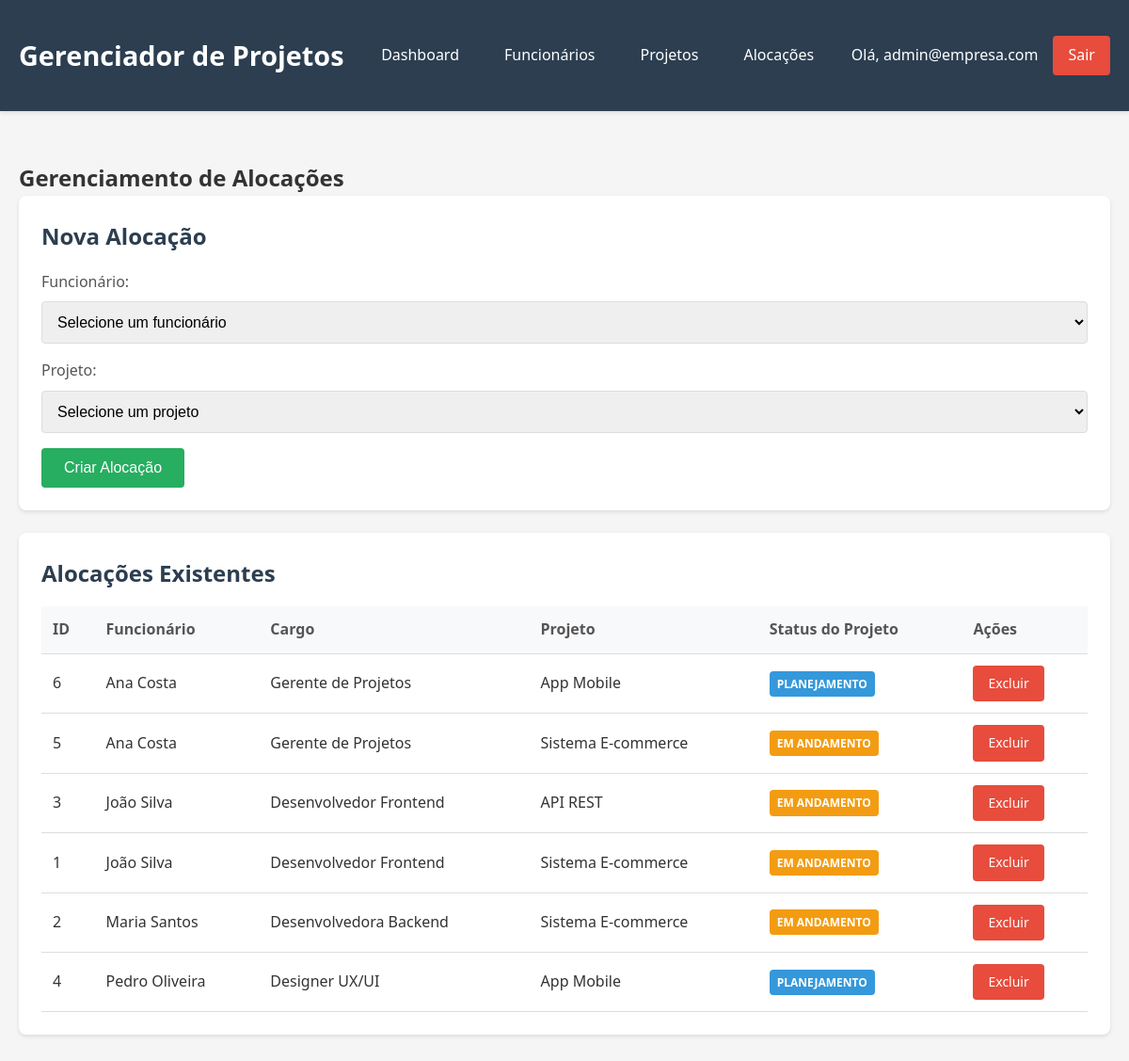
The app's page /alocacao.php (signed in) with its own data.
### tables this page shows
CREATE TABLE IF NOT EXISTS alocacao (
    id INT AUTO_INCREMENT PRIMARY KEY,
    id_funcionario INT NOT NULL,
    id_projeto INT NOT NULL,
    FOREIGN KEY (id_funcionario) REFERENCES funcionarios(id) ON DELETE CASCADE,
    FOREIGN KEY (id_projeto) REFERENCES projetos(id) ON DELETE CASCADE
);

CREATE TABLE IF NOT EXISTS funcionarios (
    id INT AUTO_INCREMENT PRIMARY KEY,
    nome VARCHAR(255) NOT NULL,
    cargo VARCHAR(255) NOT NULL,
    salario DECIMAL(10,2) NOT NULL
);

CREATE TABLE IF NOT EXISTS projetos (
    id INT AUTO_INCREMENT PRIMARY KEY,
    nome_projeto VARCHAR(255) NOT NULL,
    descricao TEXT,
    status_projeto VARCHAR(100) NOT NULL
);

### config/session.php (called while the page is built, shortened)
<?php
function obterUsuarioLogado() {
    if (isset($_SESSION['usuario_id']) && isset($_SESSION['usuario_email'])) {
        return [
            'id' => $_SESSION['usuario_id'],
            'email' => $_SESSION['usuario_email']
        ];
    }
    return null;
}

### classes/Alocacao.php (called while the page is built, shortened)
<?php
class Alocacao {
    public static function buscarTodas(): array {
        try {
            $pdo = Conexao::getConexao();
            $sql = "SELECT a.id, a.id_funcionario, a.id_projeto,
                           f.nome as nome_funcionario, f.cargo,
                           p.nome_projeto, p.status_projeto
                    FROM alocacao a
                    INNER JOIN funcionarios f ON a.id_funcionario = f.id
                    INNER JOIN projetos p ON a.id_projeto = p.id
                    ORDER BY f.nome, p.nome_projeto";
            $stmt = $pdo->query($sql);
            $alocacoes = [];
            while ($row = $stmt->fetch()) {
                $alocacao = [
                    'id' => $row['id'],
                    'id_funcionario' => $row['id_funcionario'],
                    'id_projeto' => $row['id_projeto'],
                    'nome_funcionario' => $row['nome_funcionario'],
                    'cargo' => $row['cargo'],
                    'nome_projeto' => $row['nome_projeto'],
                    'status_projeto' => $row['status_projeto']
                ];
                $alocacoes[] = $alocacao;
            }
            return $alocacoes;
        } catch (PDOException $e) {
            error_log("Erro ao buscar alocações: " . $e->getMessage());
            return [];
        }
    }
}
?>

### alocacao.php (the view, shortened to what this page needs)
<?php
require_once 'config/session.php';
require_once 'classes/Alocacao.php';
$usuario = obterUsuarioLogado();
try {
    $alocacoes = Alocacao::buscarTodas();
} catch (Exception $e) {
    $erro = 'Erro ao carregar dados.';
    $funcionarios = [];
    $projetos = [];
    $alocacoes = [];
}
?>
<!DOCTYPE html>
<html lang="pt-BR">
<head>
    <link rel="stylesheet" href="assets/css/style.css">
</head>
<body>
    <header class="header">
        <div class="container">
            <h1>Gerenciador de Projetos</h1>
            <nav>
                <ul class="nav-menu">
                    <li><a href="dashboard.php">Dashboard</a></li>
                    <li><a href="funcionarios.php">Funcionários</a></li>
                    <li><a href="projetos.php">Projetos</a></li>
                    <li><a href="alocacao.php">Alocações</a></li>
                </ul>
            </nav>
            <div class="user-info">
                <span>Olá, <?= htmlspecialchars($usuario['email']) ?></span>
                <a href="logout.php" class="logout-btn"
   onclick="return confirm('Tem certeza que deseja sair?')">Sair</a>
            </div>
        </div>
    </header>
    <div class="container">
        <h2>Gerenciamento de Alocações</h2>
        <div class="card">
            <h2>Nova Alocação</h2>
            <form method="POST">
                <div class="form-group">
                    <label for="id_funcionario">Funcionário:</label>
                    <select id="id_funcionario" name="id_funcionario" class="form-control" required>
                        <option value="">Selecione um funcionário</option>
                    </select>
                </div>
                <div class="form-group">
                    <label for="id_projeto">Projeto:</label>
                    <select id="id_projeto" name="id_projeto" class="form-control" required>
                        <option value="">Selecione um projeto</option>
                    </select>
                </div>
                <button type="submit" class="btn btn-success">Criar Alocação</button>
            </form>
        </div>
        <div class="card">
            <h2>Alocações Existentes</h2>
            <?php if (!empty($alocacoes)): ?>
                <table class="table">
                    <thead>
                        <tr>
                            <th>ID</th>
                            <th>Funcionário</th>
                            <th>Cargo</th>
                            <th>Projeto</th>
                            <th>Status do Projeto</th>
                            <th>Ações</th>
                        </tr>
                    </thead>
                    <tbody>
                        <?php foreach ($alocacoes as $alocacao): ?>
                            <tr>
                                <td><?= $alocacao['id'] ?></td>
                                <td><?= htmlspecialchars($alocacao['nome_funcionario']) ?></td>
                                <td><?= htmlspecialchars($alocacao['cargo']) ?></td>
                                <td><?= htmlspecialchars($alocacao['nome_projeto']) ?></td>
                                <td>
                                    <?php
                                    $badgeClass = 'badge-info';
                                    if ($alocacao['status_projeto'] === 'Em Andamento') $badgeClass = 'badge-warning';
                                    ?>
                                    <span class="badge <?= $badgeClass ?>">
                                        <?= htmlspecialchars($alocacao['status_projeto']) ?>
                                    </span>
                                </td>
                                <td>
                                    <a href="alocacao.php?excluir=<?= $alocacao['id'] ?>"
                                       class="btn btn-danger btn-sm"
                                       onclick="return confirm('Tem certeza que deseja excluir esta alocação?')">Excluir</a>
                                </td>
                            </tr>
                        <?php endforeach; ?>
                    </tbody>
                </table>
            <?php else: ?>
                <p>Nenhuma alocação encontrada.</p>
            <?php endif; ?>
        </div>
    </div>
</body>
</html>

### assets/css/style.css (style rules this page uses)
* { margin: 0; padding: 0; box-sizing: border-box; }
body { font-family: 'Segoe UI', Tahoma, Geneva, Verdana, sans-serif; background-color: #f5f5f5; color: #333; line-height: 1.6; }
.container { max-width: 1200px; margin: 0 auto; padding: 20px; }
.header { background-color: #2c3e50; color: white; padding: 1rem 0; margin-bottom: 2rem; box-shadow: 0 2px 4px rgba(0,0,0,0.1); }
.header .container { display: flex; justify-content: space-between; align-items: center; margin-bottom: 0; }
.header h1 { font-size: 1.8rem; font-weight: 600; }
.nav-menu { display: flex; gap: 1rem; list-style: none; }
.nav-menu a { color: white; text-decoration: none; padding: 0.5rem 1rem; border-radius: 4px; transition: background-color 0.3s; }
.user-info { display: flex; align-items: center; gap: 1rem; }
.logout-btn { background-color: #e74c3c; color: white; padding: 0.5rem 1rem; text-decoration: none; border-radius: 4px; transition: background-color 0.3s; }
.card { background: white; border-radius: 8px; padding: 1.5rem; margin-bottom: 1.5rem; box-shadow: 0 2px 4px rgba(0,0,0,0.1); }
.card h2 { color: #2c3e50; margin-bottom: 1rem; font-size: 1.5rem; }
.form-group { margin-bottom: 1rem; }
.form-group label { display: block; margin-bottom: 0.5rem; font-weight: 500; color: #555; }
.form-control { width: 100%; padding: 0.75rem; border: 1px solid #ddd; border-radius: 4px; font-size: 1rem; transition: border-color 0.3s; }
.btn { display: inline-block; padding: 0.75rem 1.5rem; border: none; border-radius: 4px; text-decoration: none; cursor: pointer; font-size: 1rem; transition: all 0.3s; text-align: center; }
.btn-success { background-color: #27ae60; color: white; }
.btn-danger { background-color: #e74c3c; color: white; }
.btn-sm { padding: 0.5rem 1rem; font-size: 0.875rem; }
.table { width: 100%; border-collapse: collapse; margin-top: 1rem; }
.table th, .table td { padding: 0.75rem; text-align: left; border-bottom: 1px solid #ddd; }
.table th { background-color: #f8f9fa; font-weight: 600; color: #555; }
.badge { display: inline-block; padding: 0.25rem 0.5rem; font-size: 0.75rem; font-weight: 600; border-radius: 4px; text-transform: uppercase; }
.badge-warning { background-color: #f39c12; color: white; }
.badge-info { background-color: #3498db; color: white; }

### records on screen
alocacao: id "6", id_funcionario.nome "Ana Costa", id_funcionario.cargo "Gerente de Projetos", id_projeto.nome_projeto "App Mobile", id_projeto.status_projeto "PLANEJAMENTO"
alocacao: id "5", id_funcionario.nome "Ana Costa", id_funcionario.cargo "Gerente de Projetos", id_projeto.nome_projeto "Sistema E-commerce", id_projeto.status_projeto "EM ANDAMENTO"
alocacao: id "3", id_funcionario.nome "João Silva", id_funcionario.cargo "Desenvolvedor Frontend", id_projeto.nome_projeto "API REST", id_projeto.status_projeto "EM ANDAMENTO"
alocacao: id "1", id_funcionario.nome "João Silva", id_funcionario.cargo "Desenvolvedor Frontend", id_projeto.nome_projeto "Sistema E-commerce", id_projeto.status_projeto "EM ANDAMENTO"
alocacao: id "2", id_funcionario.nome "Maria Santos", id_funcionario.cargo "Desenvolvedora Backend", id_projeto.nome_projeto "Sistema E-commerce", id_projeto.status_projeto "EM ANDAMENTO"
alocacao: id "4", id_funcionario.nome "Pedro Oliveira", id_funcionario.cargo "Designer UX/UI", id_projeto.nome_projeto "App Mobile", id_projeto.status_projeto "PLANEJAMENTO"

### other values on screen
$usuario['email'] "admin@empresa.com"
